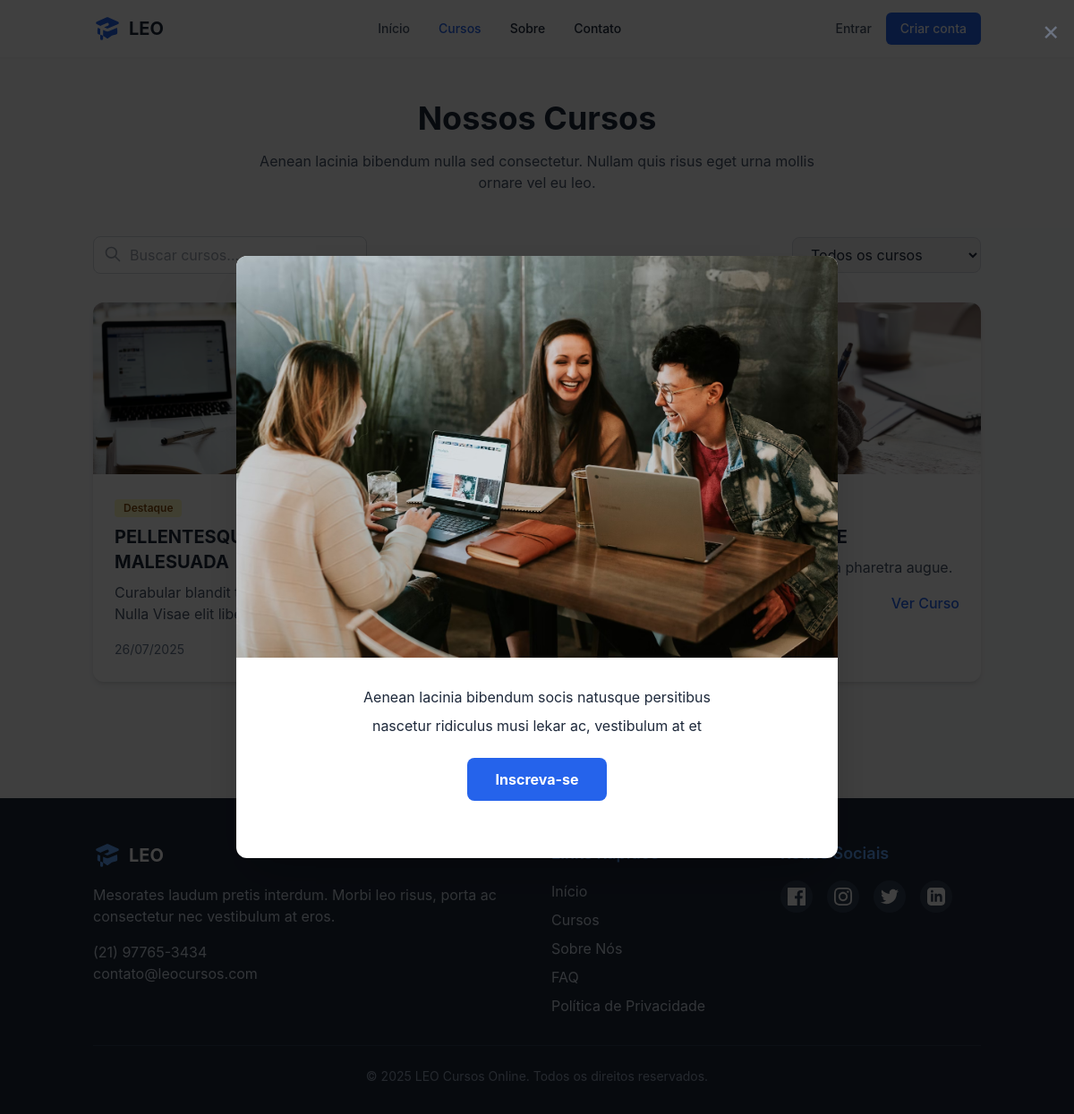
/cursos.php, run on an earlier commit of the app's database.
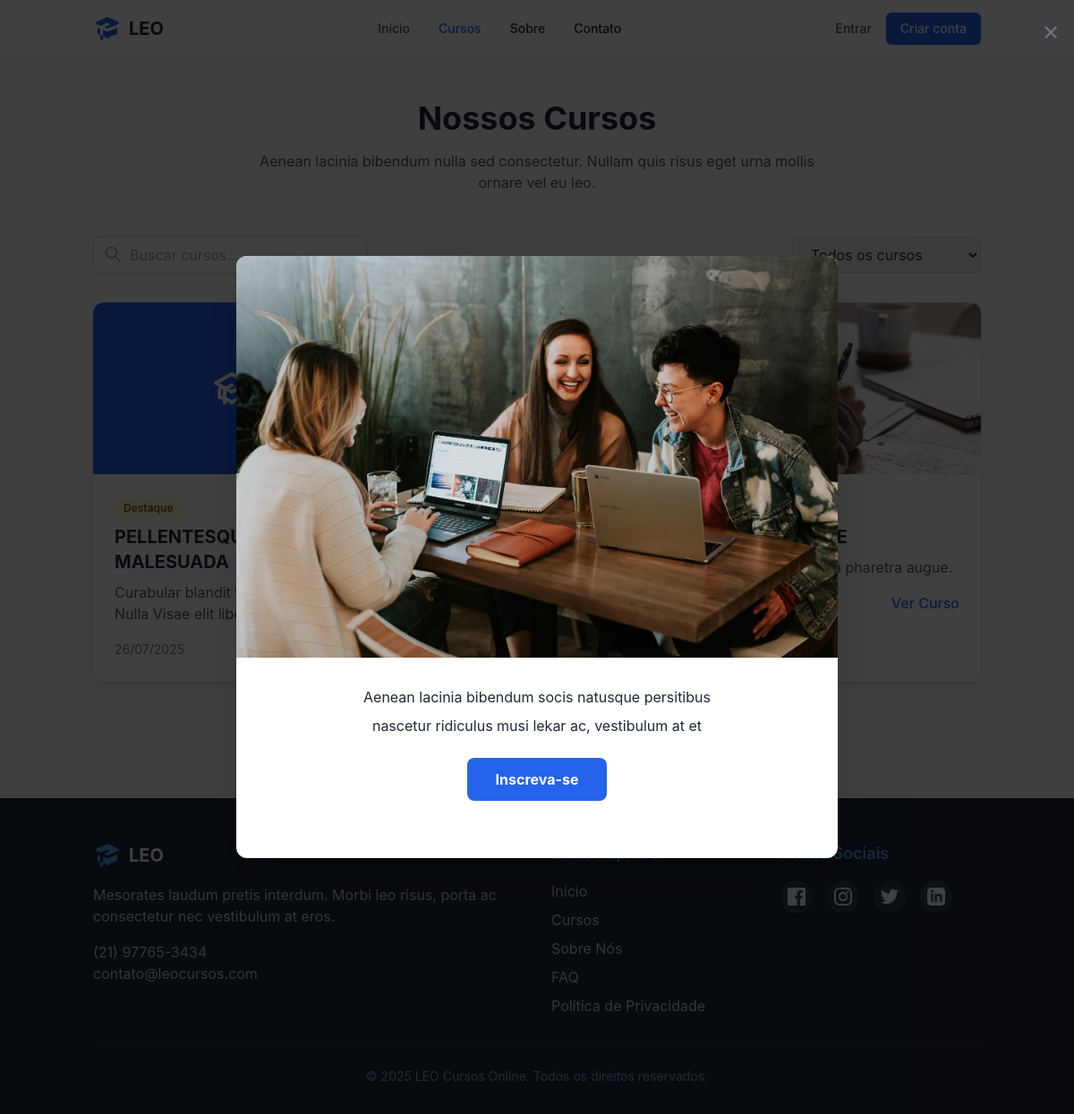
And on a later commit of the database.
### tables this page shows
CREATE TABLE `cursos` (
  `id` int(11) NOT NULL AUTO_INCREMENT,
  `titulo` varchar(255) NOT NULL,
  `descricao` text DEFAULT NULL,
  `imagem` varchar(255) DEFAULT NULL,
  `link` varchar(255) DEFAULT NULL,
  `destaque` tinyint(1) DEFAULT 0,
  `criado_em` timestamp NOT NULL DEFAULT current_timestamp(),
  `atualizado_em` timestamp NOT NULL DEFAULT current_timestamp() ON UPDATE current_timestamp(),
  PRIMARY KEY (`id`)
);

### includes/db.php (called while the page is built, shortened)
<?php
$url_site = 'https://localhost/desafio_revvo/';
?>

### cursos.php (the view, shortened to what this page needs)
<?php
require_once 'includes/db.php';
try {
    $stmt = $pdo->query("SELECT * FROM cursos ORDER BY criado_em DESC");
    $cursos = $stmt->fetchAll(PDO::FETCH_ASSOC);
} catch (PDOException $e) {
    die("Erro ao carregar cursos: " . $e->getMessage());
}
include 'includes/header.php';
?>
<main id="main-content" class="py-12">
    <div class="container mx-auto px-4">
        <div class="text-center mb-12">
            <h1 class="text-3xl md:text-4xl font-bold text-slate-800 mb-4">Nossos Cursos</h1>
            <p class="text-slate-600 max-w-2xl mx-auto">
                Aenean lacinia bibendum nulla sed consectetur. Nullam quis risus eget urna mollis ornare vel eu leo.
            </p>
        </div>
        <div class="mb-8 flex flex-col md:flex-row justify-between items-center gap-4">
            <div class="w-full md:w-auto">
                <div class="relative">
                    <input type="text" placeholder="Buscar cursos..." class="w-full pl-10 pr-4 py-2 border border-gray-300 rounded-lg focus:ring-2 focus:ring-blue-500 focus:border-blue-500">
                    <svg xmlns="http://www.w3.org/2000/svg" class="h-5 w-5 text-gray-400 absolute left-3 top-2.5" fill="none" viewBox="0 0 24 24" stroke="currentColor">
                        <path stroke-linecap="round" stroke-linejoin="round" stroke-width="2" d="M21 21l-6-6m2-5a7 7 0 11-14 0 7 7 0 0114 0z" />
                    </svg>
                </div>
            </div>
            <div class="w-full md:w-auto">
                <select class="w-full px-4 py-2 border border-gray-300 rounded-lg focus:ring-2 focus:ring-blue-500 focus:border-blue-500">
                    <option value="">Todos os cursos</option>
                </select>
            </div>
        </div>
        <div class="grid grid-cols-1 md:grid-cols-2 lg:grid-cols-3 gap-8">
            <?php if (count($cursos) > 0): ?>
                <?php foreach ($cursos as $curso): ?>
                    <div class="bg-white rounded-xl shadow-md overflow-hidden hover:shadow-lg transition-shadow duration-300">
                        <div class="h-48 bg-gray-200 overflow-hidden">
                            <?php if ($curso['imagem']): ?>
                                <img src="assets/images/cursos/<?= htmlspecialchars($curso['imagem']) ?>" alt="<?= htmlspecialchars($curso['titulo']) ?>" class="w-full h-full object-cover">
                            <?php else: ?>
                                <div class="w-full h-full flex items-center justify-center bg-blue-600 text-white">
                                </div>
                            <?php endif; ?>
                        </div>
                        <div class="p-6">
                            <?php if ($curso['destaque']): ?>
                                <span class="inline-block bg-yellow-100 text-yellow-800 text-xs font-semibold px-2.5 py-0.5 rounded mb-2">Destaque</span>
                            <?php endif; ?>
                            <h3 class="text-xl font-bold text-slate-800 mb-2"><?= htmlspecialchars($curso['titulo']) ?></h3>
                            <p class="text-slate-600 mb-4 line-clamp-2"><?= htmlspecialchars($curso['descricao']) ?></p>
                            <div class="flex justify-between items-center">
                                <span class="text-sm text-slate-500"><?= date('d/m/Y', strtotime($curso['criado_em'])) ?></span>
                                <a href="/curso/<?= $curso['id'] ?>" class="text-blue-600 hover:text-blue-800 font-medium">Ver Curso</a>
                            </div>
                        </div>
                    </div>
                <?php endforeach; ?>
            <?php endif; ?>
        </div>
        <?php if (count($cursos) > 0): ?>
        <div class="mt-12 flex justify-center">
            <nav class="inline-flex rounded-md shadow">
                <a href="#" class="px-3 py-1 rounded-l-md border border-gray-300 bg-white text-gray-500 hover:bg-gray-50">Anterior</a>
                <a href="#" class="px-3 py-1 border-t border-b border-gray-300 bg-white text-blue-600 font-medium">1</a>
                <a href="#" class="px-3 py-1 border border-gray-300 bg-white text-gray-500 hover:bg-gray-50">2</a>
                <a href="#" class="px-3 py-1 border border-gray-300 bg-white text-gray-500 hover:bg-gray-50">3</a>
                <a href="#" class="px-3 py-1 rounded-r-md border border-gray-300 bg-white text-gray-500 hover:bg-gray-50">Próxima</a>
            </nav>
        </div>
        <?php endif; ?>
    </div>
</main>
<?php
include 'includes/footer.php';
?>

### includes/header.php (shortened to what this page needs)
<!DOCTYPE html>
<html lang="pt-BR" class="scroll-smooth">
<head>
    <link rel="stylesheet" href="https://unpkg.com/swiper/swiper-bundle.min.css">
    <script src="https://cdn.tailwindcss.com"></script>
    <link rel="stylesheet" href="<?=$url_site?>assets/css/main.css">
</head>
<body class="font-sans bg-gray-50 text-slate-800 antialiased">
    <header class="sticky top-0 z-50 bg-white shadow-sm">
        <div class="container mx-auto px-4">
            <div class="flex items-center justify-between h-16">
                <a href="<?=$url_site?>" class="flex items-center space-x-2">
                    <span class="text-xl font-bold text-dark">LEO</span>
                </a>
                <nav class="hidden md:flex items-center space-x-8">
                    <a href="<?=$url_site?>" class="text-sm font-medium hover:text-primary transition-colors <?php echo basename($_SERVER['PHP_SELF']) === 'index.php' ? 'text-primary' : 'text-slate-600' ?>">Início</a>
                    <a href="<?=$url_site?>cursos.php" class="text-sm font-medium hover:text-primary transition-colors <?php echo basename($_SERVER['PHP_SELF']) === 'cursos.php' ? 'text-primary' : 'text-slate-600' ?>">Cursos</a>
                    <a href="<?=$url_site?>sobre.php" class="text-sm font-medium hover:text-primary transition-colors">Sobre</a>
                    <a href="<?=$url_site?>contato.php" class="text-sm font-medium hover:text-primary transition-colors">Contato</a>
                </nav>
                <?php if (isset($_SESSION['admin_logged_in']) && $_SESSION['admin_user_id']){?>
                <div class="hidden md:flex items-center space-x-4">
                    <?=$_SESSION['admin_user_name']?>
                    <a href="<?=$url_site?>admin/index.php" class="px-4 py-2 bg-primary text-white text-sm font-medium rounded-md hover:bg-blue-700 transition-colors shadow-sm">
                        Ver Admin
                    </a>
                </div>
                <?php }
                else{?>
                <div class="hidden md:flex items-center space-x-4">
                    <a href="<?=$url_site?>admin/login.php" class="text-sm font-medium text-slate-600 hover:text-primary transition-colors">Entrar</a>
                    <a href="<?=$url_site?>admin/registrar.php" class="px-4 py-2 bg-primary text-white text-sm font-medium rounded-md hover:bg-blue-700 transition-colors shadow-sm">
                        Criar conta
                    </a>
                </div>
                <?php }?>
            </div>
        </div>
    </header>

### includes/footer.php (shortened to what this page needs)
    <footer class="bg-slate-800 text-white pt-12 pb-8">
        <div class="container mx-auto px-4">
            <div class="grid grid-cols-1 md:grid-cols-4 gap-8">
                <div class="md:col-span-2">
                    <div class="flex items-center mb-4">
                        <span class="ml-2 text-xl font-bold">LEO</span>
                    </div>
                    <p class="text-slate-300 mb-4">
                        Mesorates laudum pretis interdum. Morbi leo risus, porta ac
                        consectetur nec vestibulum at eros.
                    </p>
                    <p class="text-slate-300">
                        <a href="tel:+5521977653434" class="hover:text-blue-400 transition-colors">(21) 97765-3434</a><br>
                        <a href="mailto:contato@leocursos.com" class="hover:text-blue-400 transition-colors">contato@leocursos.com</a>
                    </p>
                </div>
                <div>
                    <h3 class="text-lg font-semibold mb-4 text-blue-400">Links Rápidos</h3>
                    <ul class="space-y-2">
                        <li><a href="<?=$url_site?>" class="text-slate-300 hover:text-white transition-colors">Início</a></li>
                        <li><a href="<?=$url_site?>cursos.php" class="text-slate-300 hover:text-white transition-colors">Cursos</a></li>
                        <li><a href="<?=$url_site?>sobre.php" class="text-slate-300 hover:text-white transition-colors">Sobre Nós</a></li>
                        <li><a href="<?=$url_site?>faq.php" class="text-slate-300 hover:text-white transition-colors">FAQ</a></li>
                        <li><a href="<?=$url_site?>politica-de-privacidade.php" class="text-slate-300 hover:text-white transition-colors">Política de Privacidade</a></li>
                    </ul>
                </div>
                <div>
                    <h3 class="text-lg font-semibold mb-4 text-blue-400">Redes Sociais</h3>
                    <div class="flex space-x-4">
                        <a href="#" aria-label="Facebook" class="bg-slate-700 hover:bg-blue-600 p-2 rounded-full transition-colors">
                        </a>
                        <a href="#" aria-label="Instagram" class="bg-slate-700 hover:bg-pink-600 p-2 rounded-full transition-colors">
                        </a>
                        <a href="#" aria-label="Twitter" class="bg-slate-700 hover:bg-blue-400 p-2 rounded-full transition-colors">
                        </a>
                        <a href="#" aria-label="LinkedIn" class="bg-slate-700 hover:bg-blue-700 p-2 rounded-full transition-colors">
                        </a>
                    </div>
                </div>
            </div>
            <div class="border-t border-slate-700 mt-8 pt-6 text-center text-slate-400 text-sm">
                <p>&copy; <?php echo date('Y'); ?> LEO Cursos Online. Todos os direitos reservados.</p>
            </div>
        </div>
    </footer>
<div id="welcomeModal" class="fixed inset-0 z-50 hidden flex items-center justify-center p-4 bg-black bg-opacity-75">
    <div class="bg-white rounded-xl max-w-2xl w-full overflow-hidden shadow-2xl">
        <img src="assets/images/slideshow/slide1.jpg">
        <div class="p-6 md:p-8">
            <div class="text-center mb-6">
                <p class="mb-2">Aenean lacinia bibendum socis natusque persitibus</p>
                <p class="mb-4">nascetur ridiculus musi lekar ac, vestibulum at et</p>
            </div>
            <div class="flex justify-center mb-8">
                <button class="bg-blue-600 hover:bg-blue-700 text-white px-8 py-3 rounded-lg font-bold transition-colors">
                    Inscreva-se
                </button>
            </div>
        </div>
    </div>
</div>
</body>
</html>

### assets/css/main.css (style rules this page uses)
:root { --color-primary: #2563eb; --color-dark: #1e293b; }
body { @apply antialiased text-slate-800 bg-gray-50; font-family: 'Inter', system-ui, -apple-system, sans-serif; }
.line-clamp-2 { display: -webkit-box; -webkit-line-clamp: 2; -webkit-box-orient: vertical; overflow: hidden; }

What changed in the data, as far as the page shows it:
changed cursos "PELLENTESQUE MALESUADA": imagem "curso1.jpg" → empty (drawn); imagem: picture removed
